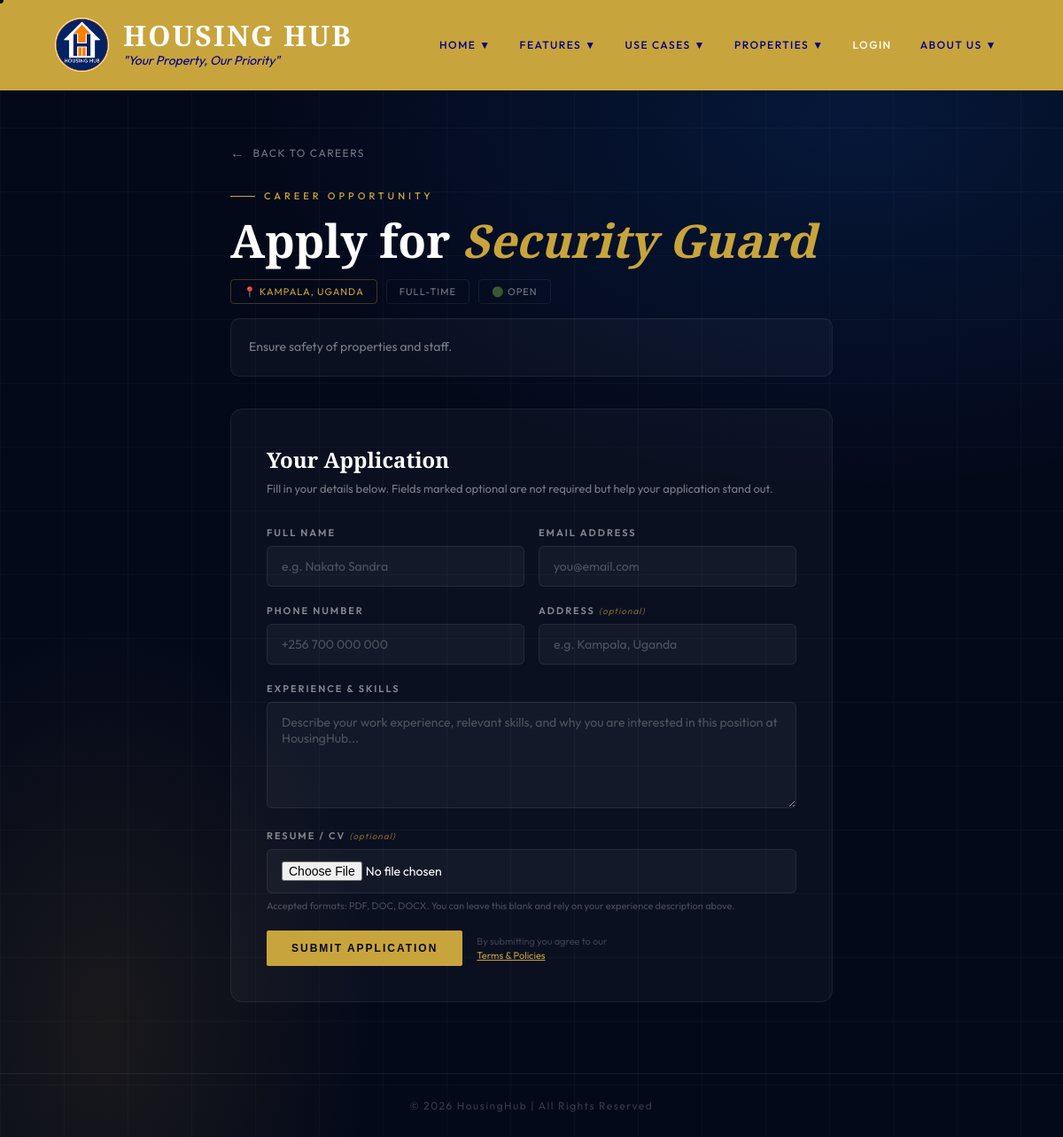
The page /apply.php?job=security-guard on the database its author committed.
### tables this page shows
CREATE TABLE IF NOT EXISTS `jobs` (
  `id` int NOT NULL AUTO_INCREMENT,
  `title` varchar(255) NOT NULL,
  `description` text NOT NULL,
  `location` varchar(255) DEFAULT NULL,
  `type` varchar(100) DEFAULT NULL,
  `freebies` text,
  `slug` varchar(100) DEFAULT NULL,
  `status` enum('open','taken') DEFAULT 'open',
  `created_at` timestamp NULL DEFAULT CURRENT_TIMESTAMP,
  PRIMARY KEY (`id`),
  UNIQUE KEY `slug` (`slug`)
);

### apply.php (the view, shortened to what this page needs)
<?php
include "db_connect.php";
$slug = mysqli_real_escape_string($conn, $_GET['job']);
$jobQuery = mysqli_query($conn, "SELECT * FROM jobs WHERE slug='$slug'");
$job = mysqli_fetch_assoc($jobQuery);
$success = false;
?>
<!DOCTYPE html>
<html lang="en">
<head>
</head>
<body>
<div class="page-bg"></div><div class="page-grid"></div>
<header class="z">
  <div class="header-logo">
    <img src="image/hub.jpg" alt="Logo" class="logo-circle">
    <div>
      <h1 class="logo-text">HOUSING HUB</h1>
      <span class="logo-slogan">"Your Property, Our Priority"</span>
    </div>
  </div>
  <nav>
    <div class="dropdown">
      <button class="dd-btn">Home &#9660;</button>
    </div>
    <div class="dropdown">
      <button class="dd-btn">Features &#9660;</button>
    </div>
    <div class="dropdown">
      <button class="dd-btn">Use Cases &#9660;</button>
    </div>
    <div class="dropdown">
      <button class="dd-btn">Properties &#9660;</button>
    </div>
    <a href="index.php">Login</a>
    <div class="dropdown">
      <button class="dd-btn">About Us &#9660;</button>
    </div>
  </nav>
</header>
<div class="page-wrap">
  <div class="apply-card z">
    <a href="employment.php" class="back-link">Back to Careers</a>
    <div class="job-meta">
      <div class="job-eyebrow">Career Opportunity</div>
      <h1 class="job-title">Apply for <em><?= htmlspecialchars($job['title']) ?></em></h1>
      <div class="job-tags">
        <span class="job-tag loc">&#128205; <?= htmlspecialchars($job['location']) ?></span>
        <span class="job-tag"><?= htmlspecialchars($job['type']) ?></span>
        <span class="job-tag"><?= $job['status'] === 'open' ? '&#128994; Open' : '&#128308; Filled' ?></span>
      </div>
      <div class="job-desc"><?= nl2br(htmlspecialchars($job['description'])) ?></div>
    </div>
    <?php if ($job['status'] === 'taken'): ?>
      <div class="taken-block">
        <div class="taken-icon">&#128683;</div>
        <h3>Position No Longer Available</h3>
        <p>This role has already been filled. Check our other open positions or send a speculative application to <strong style="color:var(--gold)">careers@housinghub.ug</strong></p>
        <a href="employment.php" class="btn-gold">View Other Positions</a>
      </div>
    <?php else: ?>
      <div class="form-card">
        <h3>Your Application</h3>
        <p class="form-sub">Fill in your details below. Fields marked optional are not required but help your application stand out.</p>
        <form method="POST" enctype="multipart/form-data">
          <div class="form-row">
            <div class="form-group">
              <label>Full Name</label>
              <input type="text" name="full_name" placeholder="e.g. Nakato Sandra" required>
            </div>
            <div class="form-group">
              <label>Email Address</label>
              <input type="email" name="email" placeholder="you@email.com" required>
            </div>
          </div>
          <div class="form-row">
            <div class="form-group">
              <label>Phone Number</label>
              <input type="text" name="phone" placeholder="+256 700 000 000" required>
            </div>
            <div class="form-group">
              <label>Address <span>(optional)</span></label>
              <input type="text" name="address" placeholder="e.g. Kampala, Uganda">
            </div>
          </div>
          <div class="form-group">
            <label>Experience &amp; Skills</label>
            <textarea name="experience" placeholder="Describe your work experience, relevant skills, and why you are interested in this position at HousingHub..." required></textarea>
          </div>
          <div class="form-group">
            <label>Resume / CV <span>(optional)</span></label>
            <input type="file" name="resume" accept=".pdf,.doc,.docx">
            <p class="file-hint">Accepted formats: PDF, DOC, DOCX. You can leave this blank and rely on your experience description above.</p>
          </div>
          <div class="submit-row">
            <button type="submit" name="apply" class="btn-gold">Submit Application</button>
            <p class="form-note">By submitting you agree to our<br><a href="policies.html" style="color:var(--gold)">Terms &amp; Policies</a></p>
          </div>
        </form>
      </div>
    <?php endif; ?>
  </div>
</div>
<footer class="z">&copy; 2026 HousingHub | All Rights Reserved</footer>
</body>
</html>

### rows shown on the page
jobs: title "Security Guard", location "KAMPALA, UGANDA", type "FULL-TIME", description "Ensure safety of properties and staff."
